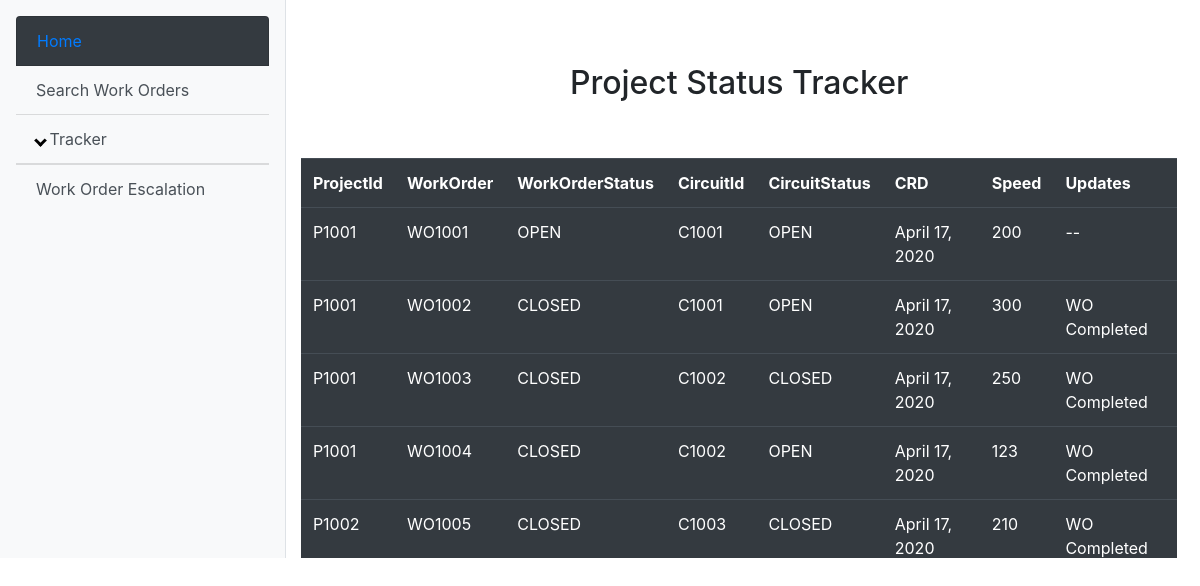
The app's page /Home/ProjectStatusTracker with its own data.
### SearchWo/models.py (models this page shows, shortened)
class Pegasus(models.Model):
    ProjectId = models.CharField(max_length=200)
    SvcNo = models.CharField(max_length=200)
    SvcOrderStatus = models.CharField(max_length=200)
    WorkOrder = models.CharField(max_length=200)
    WorkOrderStatus = models.CharField(max_length=200)
    CRD = models.DateField()
    Speed = models.CharField(max_length=200)
    Updates = models.CharField(max_length=200)
    class Meta:
        verbose_name_plural = "Pegasus Records"

### StatusTracker/views.py (the view)
# urls.py: path('', views.StatusTracker, name='StatusTracker'),
def StatusTracker(request):
    P = Pegasus.objects.all()
    params = {'data': P}
    return render(request,'StatusTracker.html',params)

### StatusTracker/templates/StatusTracker.html
{% extends 'Base.html' %}
{% block content %}
<html>
<body>
<form method="Post">{% csrf_token %}
<div align="center">
<h2>Project Status Tracker</h2>
</div>
<br>
<br>
<div style="height: 400px; overflow: auto" scrollable>
<table class="table table-dark">
        <tr>
             <th> ProjectId</th>
             <th> WorkOrder</th>
             <th> WorkOrderStatus</th>
             <th> CircuitId</th>
             <th> CircuitStatus</th>
             <th> CRD</th>
             <th> Speed</th>
             <th> Updates</th>
        </tr>
        {% for item in data %}
        <tr>
            <td>{{item.ProjectId}}</td>
            <td>{{item.WorkOrder}}</td>
            <td>{{item.WorkOrderStatus}}</td>
            <td>{{item.SvcNo}}</td>
            <td>{{item.SvcOrderStatus}}</td>
            <td>{{item.CRD}}</td>
            <td>{{item.Speed}}</td>
            <td>{{item.Updates}}</td>
        </tr>
    {% endfor %}
</table>
</div>
</form>
</body>
</html>
{% endblock %}

### Home/templates/Base.html (shortened to what this page needs)
<!DOCTYPE html>
<html lang="en">
<head>
  <link rel="stylesheet" href="https://stackpath.bootstrapcdn.com/bootstrap/4.4.1/css/bootstrap.min.css">
</head>
<body>
  <div class="d-flex position-fixed" id="wrapper">
    <div class="bg-light border-right w-25 p-3 " id="sidebar-wrapper">
        <a href="/Home" class="list-group-item list-group-item-action bg-dark text-primary sidebar-heading">Home</a>
        <div class="list-group list-group-flush ">
            <a href="/Home/SearchWo" class="list-group-item list-group-item-action bg-light">Search Work Orders</a>
            <a class="list-group-item list-group-item-action bg-light" data-toggle="collapse" href="#collapseExample"><i class="arrow down"></i> Tracker</a>
        <a href="/Home/WorkOrderEscalation" class="list-group-item list-group-item-action bg-light">Work Order Escalation</a>
    </div>
  </div>
    <div id="page-content-wrapper">
      <button class="navbar-toggler" type="button" data-toggle="collapse" data-target="#navbarSupportedContent" aria-controls="navbarSupportedContent" aria-expanded="false" aria-label="Toggle navigation">
        <span class="navbar-toggler-icon"></span>
      </button>
      <div class="container-fluid">
        {% block content %}
        {% endblock %}
      </div>
    </div>
  </div>
</body>
</html>

### Home/templates/Base.html (style rules this page uses)
i { border: solid black; border-width: 0 3px 3px 0; display: inline-block; padding: 3px; }
.down { transform: rotate(45deg); -webkit-transform: rotate(45deg); }

### records on screen
Pegasus: ProjectId "P1001", WorkOrder "WO1001", WorkOrderStatus "OPEN", SvcNo "C1001", SvcOrderStatus "OPEN", CRD "April 17, 2020", Speed "200", Updates "--"
Pegasus: ProjectId "P1001", WorkOrder "WO1002", WorkOrderStatus "CLOSED", SvcNo "C1001", SvcOrderStatus "OPEN", CRD "April 17, 2020", Speed "300", Updates "WO Completed"
Pegasus: ProjectId "P1001", WorkOrder "WO1003", WorkOrderStatus "CLOSED", SvcNo "C1002", SvcOrderStatus "CLOSED", CRD "April 17, 2020", Speed "250", Updates "WO Completed"
Pegasus: ProjectId "P1001", WorkOrder "WO1004", WorkOrderStatus "CLOSED", SvcNo "C1002", SvcOrderStatus "OPEN", CRD "April 17, 2020", Speed "123", Updates "WO Completed"
Pegasus: ProjectId "P1002", WorkOrder "WO1005", WorkOrderStatus "CLOSED", SvcNo "C1003", SvcOrderStatus "CLOSED", CRD "April 17, 2020", Speed "210", Updates "WO Completed"
